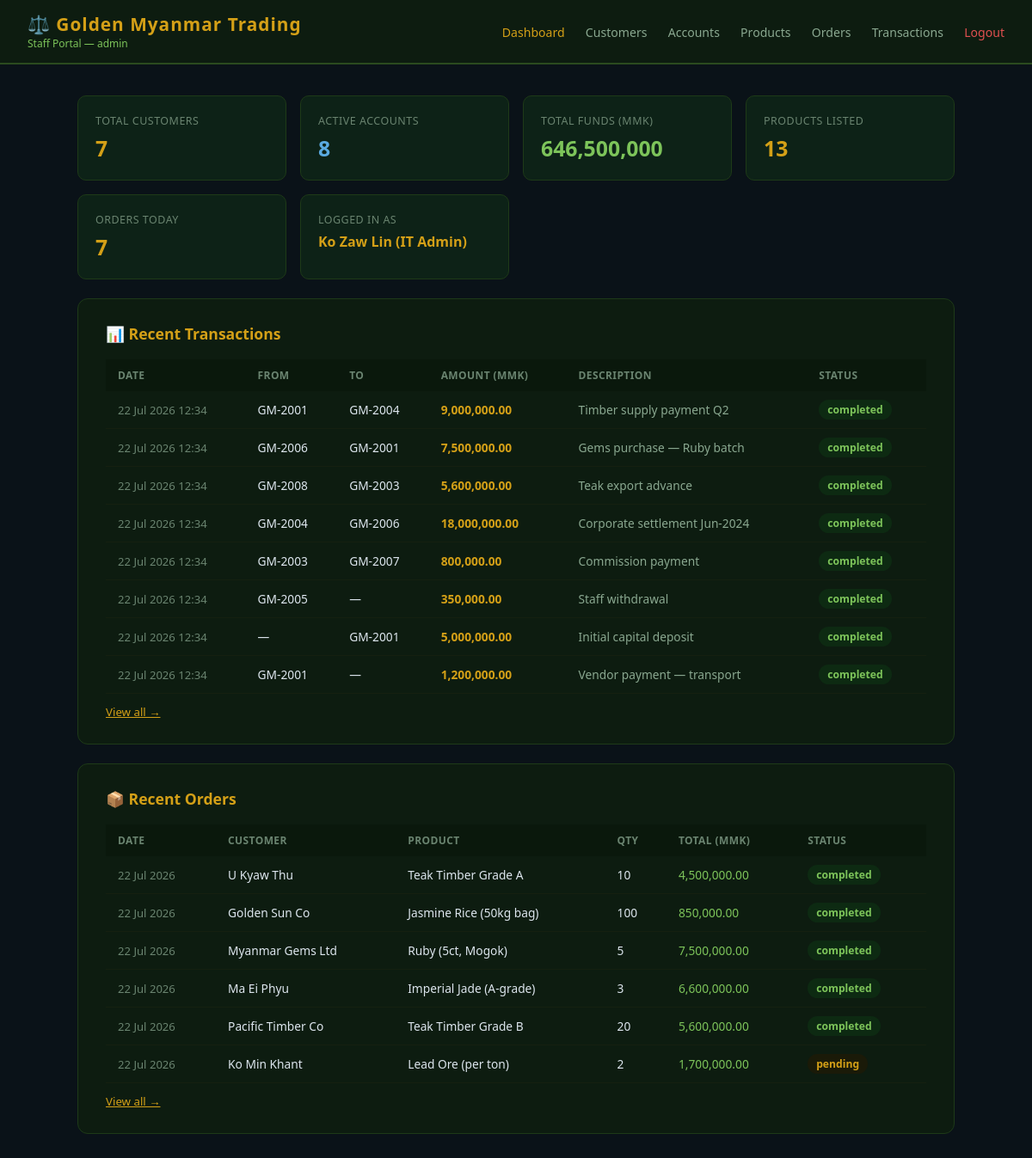
Screenshot of /dashboard.php (signed in) with the database file from the repository.
### tables this page shows
CREATE TABLE IF NOT EXISTS transactions (
    id          INT AUTO_INCREMENT PRIMARY KEY,
    from_acc    VARCHAR(20),
    to_acc      VARCHAR(20),
    amount      DECIMAL(18,2) NOT NULL,
    description VARCHAR(255) DEFAULT '',
    status      ENUM('completed','pending','failed','reversed') DEFAULT 'completed',
    created_at  DATETIME DEFAULT CURRENT_TIMESTAMP,
    INDEX idx_from (from_acc),
    INDEX idx_to   (to_acc)
);

CREATE TABLE IF NOT EXISTS orders (
    id           INT AUTO_INCREMENT PRIMARY KEY,
    cust_no      VARCHAR(20) NOT NULL,
    product_code VARCHAR(20) NOT NULL,
    quantity     INT NOT NULL,
    total_amount DECIMAL(18,2) NOT NULL,
    note         TEXT,
    status       ENUM('completed','pending','cancelled') DEFAULT 'completed',
    created_at   DATETIME DEFAULT CURRENT_TIMESTAMP,
    INDEX idx_cust  (cust_no),
    INDEX idx_prod  (product_code)
);

CREATE TABLE IF NOT EXISTS customers (
    id         INT AUTO_INCREMENT PRIMARY KEY,
    cust_no    VARCHAR(20) UNIQUE NOT NULL,
    full_name  VARCHAR(100) NOT NULL,
    nrc_no     VARCHAR(30),                     
    email      VARCHAR(120),
    phone      VARCHAR(20),
    address    TEXT,
    status     ENUM('active','inactive','blacklisted') DEFAULT 'active',
    created_at DATETIME DEFAULT CURRENT_TIMESTAMP
);

CREATE TABLE IF NOT EXISTS products (
    id           INT AUTO_INCREMENT PRIMARY KEY,
    product_code VARCHAR(20) UNIQUE NOT NULL,
    name         VARCHAR(150) NOT NULL,
    category     ENUM('timber','gems','rice','seafood','jade','minerals','other') DEFAULT 'other',
    price        DECIMAL(15,2) DEFAULT 0.00,    
    stock        INT DEFAULT 0,
    description  TEXT,
    status       ENUM('available','out_of_stock','discontinued') DEFAULT 'available',
    created_at   DATETIME DEFAULT CURRENT_TIMESTAMP
);

### dashboard.php (the view, shortened to what this page needs)
<?php
require 'db.php';
$total_customers = $conn->query("SELECT COUNT(*) c FROM customers")->fetch_assoc()['c'];
$total_accounts  = $conn->query("SELECT COUNT(*) c FROM accounts")->fetch_assoc()['c'];
$total_balance   = $conn->query("SELECT SUM(balance) s FROM accounts WHERE status='active'")->fetch_assoc()['s'];
$total_products  = $conn->query("SELECT COUNT(*) c FROM products WHERE status='available'")->fetch_assoc()['c'];
$total_orders    = $conn->query("SELECT COUNT(*) c FROM orders WHERE DATE(created_at)=CURDATE()")->fetch_assoc()['c'];
$recent_txn = $conn->query(
    "SELECT t.*, a1.cust_no as s_cust, a2.cust_no as r_cust
     FROM transactions t
     LEFT JOIN accounts a1 ON a1.acc_no = t.from_acc
     LEFT JOIN accounts a2 ON a2.acc_no = t.to_acc
     ORDER BY t.created_at DESC LIMIT 8"
);
$recent_orders = $conn->query(
    "SELECT o.*, c.full_name, p.name as product_name
     FROM orders o
     JOIN customers c ON c.cust_no = o.cust_no
     JOIN products p ON p.product_code = o.product_code
     ORDER BY o.created_at DESC LIMIT 6"
);
?>
<!DOCTYPE html>
<html lang="en">
<head>
<link rel="stylesheet" href="style.css">
</head>
<body>
<?php include 'nav.php'; ?>
<div class="container">
  <div class="stat-grid">
    <div class="stat-card">
      <div class="label">Total Customers</div>
      <div class="value"><?= number_format($total_customers) ?></div>
    </div>
    <div class="stat-card">
      <div class="label">Active Accounts</div>
      <div class="value blue"><?= number_format($total_accounts) ?></div>
    </div>
    <div class="stat-card">
      <div class="label">Total Funds (MMK)</div>
      <div class="value green"><?= number_format($total_balance, 0) ?></div>
    </div>
    <div class="stat-card">
      <div class="label">Products Listed</div>
      <div class="value"><?= number_format($total_products) ?></div>
    </div>
    <div class="stat-card">
      <div class="label">Orders Today</div>
      <div class="value"><?= number_format($total_orders) ?></div>
    </div>
    <div class="stat-card">
      <div class="label">Logged In As</div>
      <div class="value" style="font-size:1rem"><?= htmlspecialchars($_SESSION['staff_name']) ?></div>
    </div>
  </div>
  <div class="card">
    <h2>📊 Recent Transactions</h2>
    <?php if ($recent_txn->num_rows === 0): ?>
      <p style="color:#6a8470">No transactions yet.</p>
    <?php else: ?>
    <table>
      <tr><th>Date</th><th>From</th><th>To</th><th>Amount (MMK)</th><th>Description</th><th>Status</th></tr>
      <?php while ($t = $recent_txn->fetch_assoc()):
        $isPos = true; ?>
      <tr>
        <td style="color:#6a8470;font-size:0.82rem"><?= date('d M Y H:i', strtotime($t['created_at'])) ?></td>
        <td><?= htmlspecialchars($t['from_acc'] ?? '—') ?></td>
        <td><?= htmlspecialchars($t['to_acc']   ?? '—') ?></td>
        <td style="font-weight:600;color:#d4a017"><?= number_format($t['amount'], 2) ?></td>
        <td style="color:#8aa890"><?= htmlspecialchars($t['description']) ?></td>
        <td><span class="badge badge-<?= $t['status'] === 'completed' ? 'credit' : 'pending' ?>"><?= $t['status'] ?></span></td>
      </tr>
      <?php endwhile; ?>
    </table>
    <a href="transactions.php" style="color:#d4a017;font-size:0.83rem;display:block;margin-top:12px">View all →</a>
    <?php endif; ?>
  </div>
  <div class="card">
    <h2>📦 Recent Orders</h2>
    <?php if ($recent_orders->num_rows === 0): ?>
      <p style="color:#6a8470">No orders yet.</p>
    <?php else: ?>
    <table>
      <tr><th>Date</th><th>Customer</th><th>Product</th><th>Qty</th><th>Total (MMK)</th><th>Status</th></tr>
      <?php while ($o = $recent_orders->fetch_assoc()): ?>
      <tr>
        <td style="color:#6a8470;font-size:0.82rem"><?= date('d M Y', strtotime($o['created_at'])) ?></td>
        <td><?= htmlspecialchars($o['full_name']) ?></td>
        <td><?= htmlspecialchars($o['product_name']) ?></td>
        <td><?= $o['quantity'] ?></td>
        <td style="color:#7dc45a"><?= number_format($o['total_amount'], 2) ?></td>
        <td><span class="badge badge-<?= $o['status'] === 'completed' ? 'credit' : ($o['status'] === 'pending' ? 'pending' : 'inactive') ?>"><?= $o['status'] ?></span></td>
      </tr>
      <?php endwhile; ?>
    </table>
    <a href="orders.php" style="color:#d4a017;font-size:0.83rem;display:block;margin-top:12px">View all →</a>
    <?php endif; ?>
  </div>
</div>
</body>
</html>

### nav.php
<?php
$current = basename($_SERVER['PHP_SELF']);
?>
<div class="navbar">
  <div>
    <span class="brand">⚖️ Golden Myanmar Trading
      <span>Staff Portal — <?= htmlspecialchars($_SESSION['staff_role'] ?? 'Staff') ?></span>
    </span>
  </div>
  <nav>
    <a href="dashboard.php"  class="<?= $current==='dashboard.php'  ? 'active' : '' ?>">Dashboard</a>
    <a href="customers.php"  class="<?= $current==='customers.php'  ? 'active' : '' ?>">Customers</a>
    <a href="accounts.php"   class="<?= $current==='accounts.php'   ? 'active' : '' ?>">Accounts</a>
    <a href="products.php"   class="<?= $current==='products.php'   ? 'active' : '' ?>">Products</a>
    <a href="orders.php"     class="<?= $current==='orders.php'     ? 'active' : '' ?>">Orders</a>
    <a href="transactions.php" class="<?= $current==='transactions.php' ? 'active' : '' ?>">Transactions</a>
    <a href="logout.php" style="color:#e05050">Logout</a>
  </nav>
</div>

### style.css (style rules this page uses)
* { box-sizing: border-box; margin: 0; padding: 0; }
body { font-family: 'Segoe UI', sans-serif; background: #0a1218; color: #dde6ee; min-height: 100vh; }
.navbar { background: #0d1c10; padding: 14px 32px; display: flex; justify-content: space-between; align-items: center; border-bottom: 2px solid #2a4a1e; }
.navbar .brand { font-size: 1.3rem; font-weight: 700; color: #d4a017; letter-spacing: 1px; }
.navbar .brand span { color: #7dc45a; font-size: 0.75rem; display: block; font-weight: 400; letter-spacing: 0; }
.navbar nav a { color: #8aa890; text-decoration: none; margin-left: 20px; font-size: 0.88rem; }
.navbar nav a:hover, .navbar nav a.active { color: #d4a017; }
.container { max-width: 1060px; margin: 36px auto; padding: 0 20px; }
.card { background: #0d1c10; border: 1px solid #1e3a18; border-radius: 12px; padding: 28px 32px; margin-bottom: 22px; }
.card h2 { color: #d4a017; margin-bottom: 18px; font-size: 1.1rem; display: flex; align-items: center; gap: 8px; }
.stat-grid { display: grid; grid-template-columns: repeat(auto-fit, minmax(200px, 1fr)); gap: 16px; margin-bottom: 22px; }
.stat-card { background: #0d2217; border: 1px solid #1e3a18; border-radius: 10px; padding: 20px; }
.stat-card .label { font-size: 0.78rem; color: #6a8470; margin-bottom: 6px; text-transform: uppercase; letter-spacing: 0.5px; }
.stat-card .value { font-size: 1.55rem; font-weight: 700; color: #d4a017; }
.stat-card .value.green { color: #7dc45a; }
.stat-card .value.blue { color: #5aaae0; }
table { width: 100%; border-collapse: collapse; font-size: 0.86rem; }
th { background: #0a180c; color: #6a8470; padding: 10px 14px; text-align: left; font-weight: 600; text-transform: uppercase; font-size: 0.75rem; letter-spacing: 0.4px; }
td { padding: 10px 14px; border-bottom: 1px solid #152010; }
.badge { display: inline-block; padding: 3px 10px; border-radius: 20px; font-size: 0.76rem; font-weight: 600; }
.badge-credit { background: #0d2a12; color: #7dc45a; }
.badge-pending { background: #1a1a08; color: #d4a017; }

### rows the page displays
transactions: created_at "22 Jul 2026 12:34", from_acc "GM-2001", to_acc "GM-2004", amount "9,000,000.00", description "Timber supply payment Q2", status "completed"
transactions: created_at "22 Jul 2026 12:34", from_acc "GM-2006", to_acc "GM-2001", amount "7,500,000.00", description "Gems purchase — Ruby batch", status "completed"
transactions: created_at "22 Jul 2026 12:34", from_acc "GM-2008", to_acc "GM-2003", amount "5,600,000.00", description "Teak export advance", status "completed"
transactions: created_at "22 Jul 2026 12:34", from_acc "GM-2004", to_acc "GM-2006", amount "18,000,000.00", description "Corporate settlement Jun-2024", status "completed"
transactions: created_at "22 Jul 2026 12:34", from_acc "GM-2003", to_acc "GM-2007", amount "800,000.00", description "Commission payment", status "completed"
transactions: created_at "22 Jul 2026 12:34", from_acc "GM-2005", to_acc "—", amount "350,000.00", description "Staff withdrawal", status "completed"
transactions: created_at "22 Jul 2026 12:34", from_acc "—", to_acc "GM-2001", amount "5,000,000.00", description "Initial capital deposit", status "completed"
transactions: created_at "22 Jul 2026 12:34", from_acc "GM-2001", to_acc "—", amount "1,200,000.00", description "Vendor payment — transport", status "completed"
orders: created_at "22 Jul 2026", customers.full_name "U Kyaw Thu", products.name "Teak Timber Grade A", quantity "10", total_amount "4,500,000.00", status "completed"
orders: created_at "22 Jul 2026", customers.full_name "Golden Sun Co", products.name "Jasmine Rice (50kg bag)", quantity "100", total_amount "850,000.00", status "completed"
orders: created_at "22 Jul 2026", customers.full_name "Myanmar Gems Ltd", products.name "Ruby (5ct, Mogok)", quantity "5", total_amount "7,500,000.00", status "completed"
orders: created_at "22 Jul 2026", customers.full_name "Ma Ei Phyu", products.name "Imperial Jade (A-grade)", quantity "3", total_amount "6,600,000.00", status "completed"
orders: created_at "22 Jul 2026", customers.full_name "Pacific Timber Co", products.name "Teak Timber Grade B", quantity "20", total_amount "5,600,000.00", status "completed"
orders: created_at "22 Jul 2026", customers.full_name "Ko Min Khant", products.name "Lead Ore (per ton)", quantity "2", total_amount "1,700,000.00", status "pending"

### other values shown
$_SESSION['staff_role'] "admin"
$total_customers "7"
$total_accounts "8"
$total_balance "646,500,000"
$total_products "13"
$total_orders "7"
$_SESSION['staff_name'] "Ko Zaw Lin (IT Admin)"
